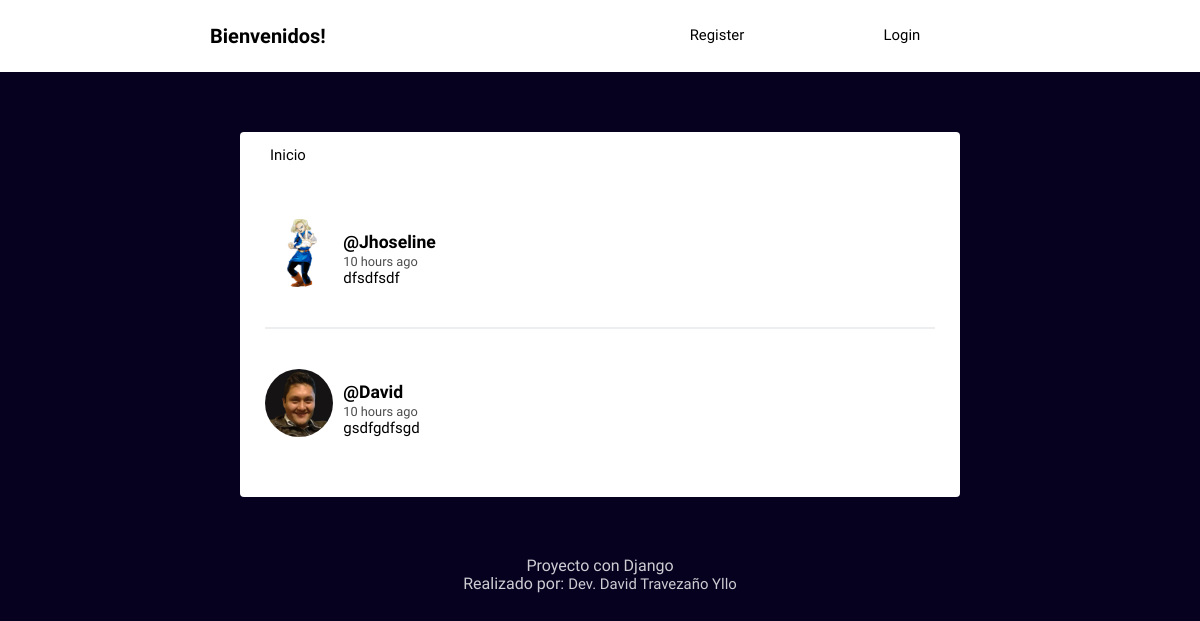
The page / on the database its author committed.
### Social/models.py (models this page shows, shortened)
class Post(models.Model):
    user = models.ForeignKey(User, on_delete=models.CASCADE, related_name='posts')
    timestamp = models.DateTimeField(default=timezone.now)
    content = models.TextField()
    class Meta:
        ordering = ['-timestamp']

class Profile(models.Model):
    user = models.OneToOneField(User, on_delete=models.CASCADE)
    image = models.ImageField(default='batman.png')

### Social/views.py (the view)
# urls.py: path('', views.feed, name="feed"),
def feed(request):
    posts = Post.objects.all()
    context = {'posts': posts}
    return render(request, 'social/feed.html', context)

### Social/templates/social/feed.html (shortened to what this page needs)
{% extends 'social/layout.html' %}
{% load humanize%}
{% block content %}
{% for post in posts %}
<article>
    <div class="container-article">
        <img src={{post.user.profile.image.url}}>
        <div>
            <h2 class="username"><a href="{% url 'profile' post.user.username %}">@{{post.user.username}}</a></h2>
            <time data-time="#">{{post.timestamp|naturaltime}}</time>
            <div class="post">{{post.content}}</div>
        </div>
    </div>
</article>
{%endfor%}
{% endblock %}

### static/style.css (style rules this page uses)
body { background: #06011f; font-size: 62.5%; font-family: 'Varela Round', Helvetica, Arial, serif; }
img { object-fit: cover; }
a { font-size: .93rem; text-decoration: none; color: black; }
article { width: 93%; margin: auto; padding: 40px 0; border-bottom: 2px solid #ECEEEF; }
.username { margin-bottom: .2rem; }
.username a { font-size: 1.1rem; }
.container-article { display: flex; }
.container-article img { height: 68px; width: 68px; margin-right: 10px; border-radius: 50%; }
article:last-child { border-bottom: 0; }
time { font-size: .8rem; opacity: .7; }
.post { font-size: .94rem; }

### rows shown on the page
Post: user.profile.image (picture), user.username "Jhoseline", timestamp "10 hours ago", content "dfsdfsdf"
Post: user.profile.image (picture), user.username "David", timestamp "10 hours ago", content "gsdfgdfsgd"
